Frame 1 (no input): blank canvas, image omitted
Frame 60 (the mouse pressed at the canvas centre just before this capture): blank canvas, image omitted
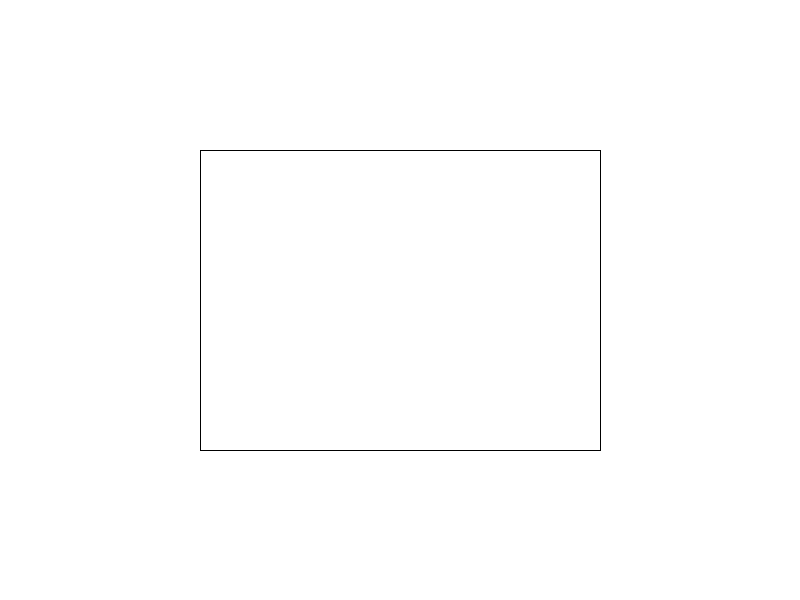
Frame 120 (the mouse held since frame 60 and released just before this capture)

The Processing sketch whose frames 1 and 60 were blank and that drew this single picture after the mouse press (run headless with seeded random() and noise(); from frame 60 on, the mouse is pressed at the canvas centre):

// Processing sketch: Lesson_one_project
// ── Lesson_one_project.pde
void setup() {
    size(800, 600);
}

void draw() {
    background(255);
    rectMode(CENTER);
    fill(constrain(mouseX, 0, 255), constrain(mouseX+mouseY, 0, 255), constrain(mouseY, 0, 255));
    rect(mouseX, mouseY, mouseX, mouseY);
    
}
